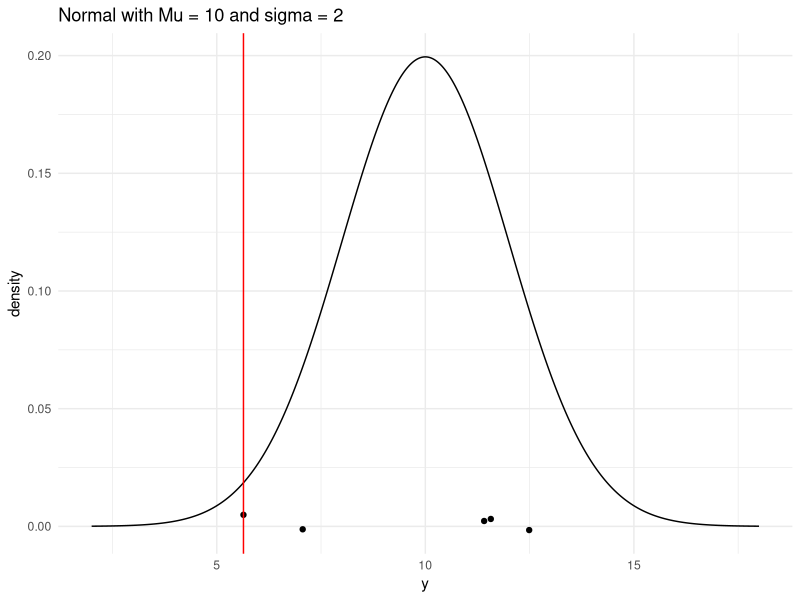
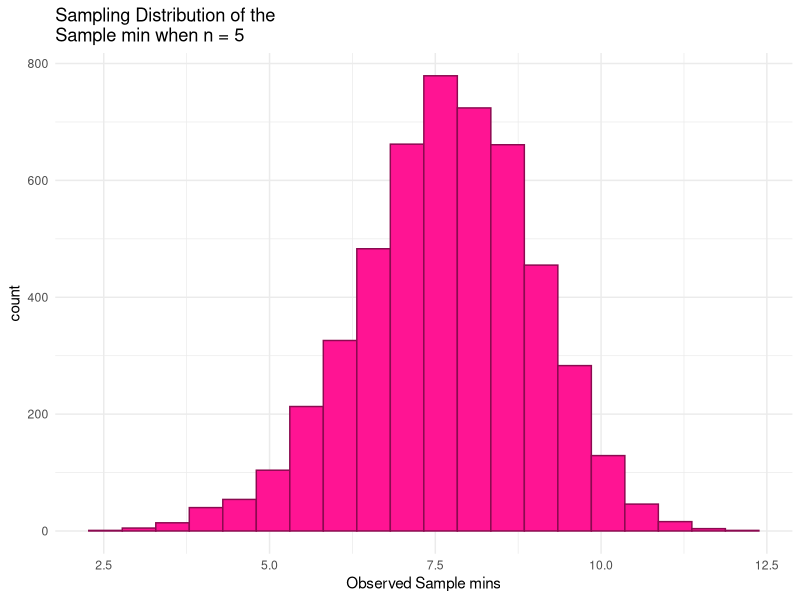
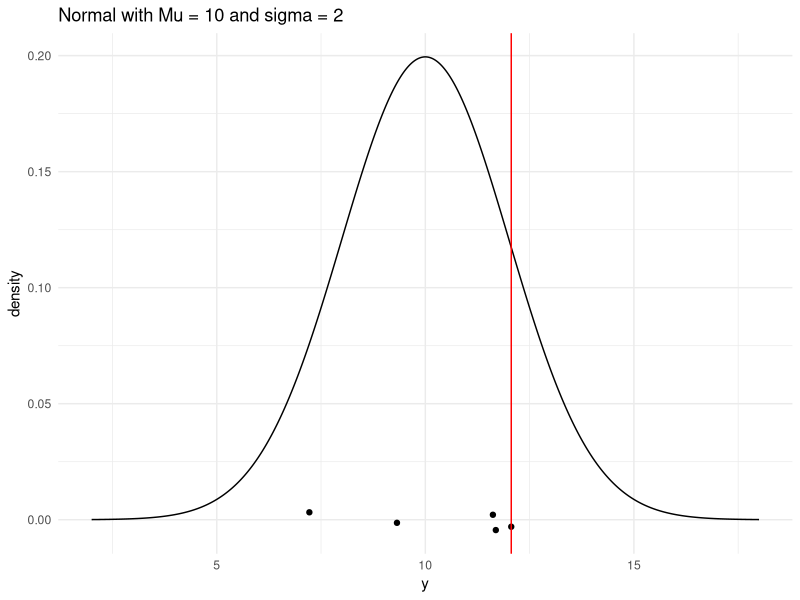
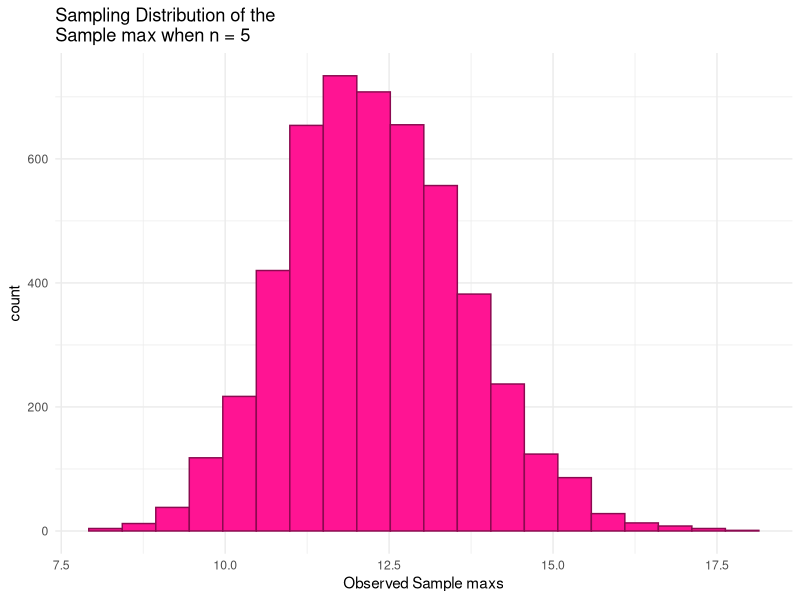
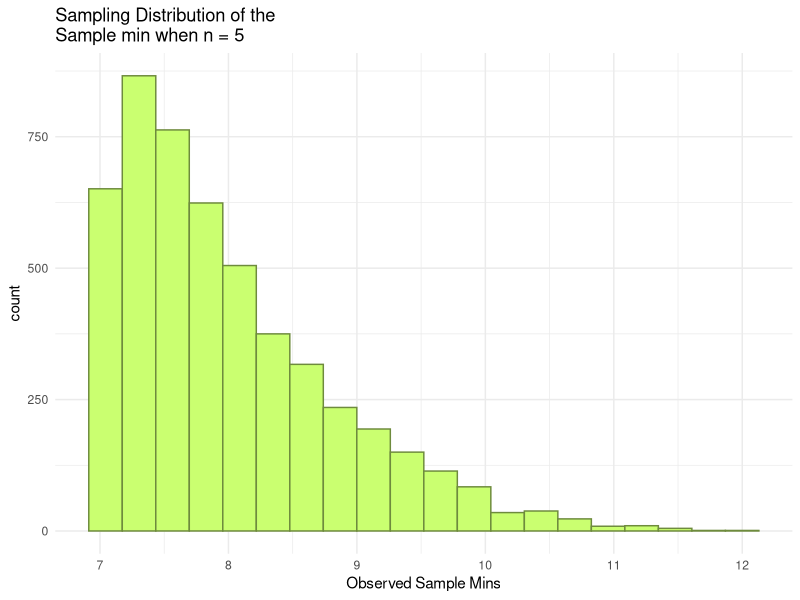
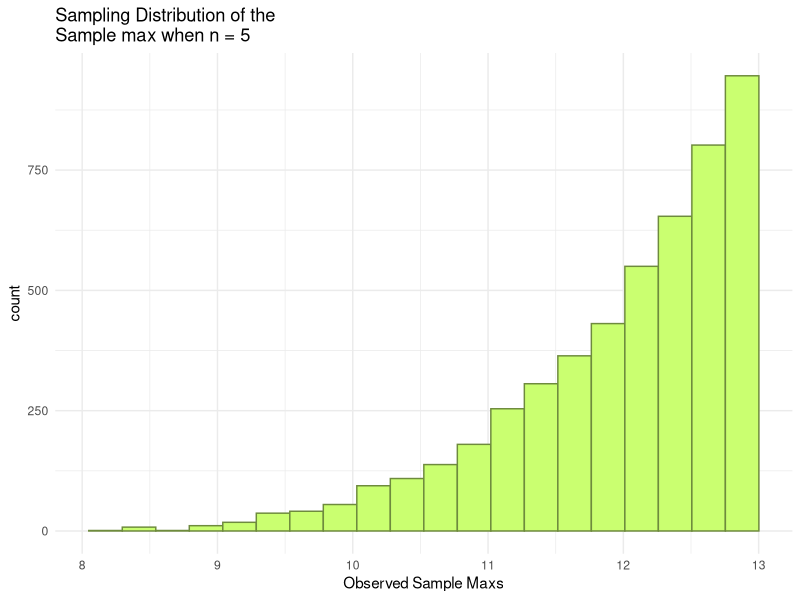
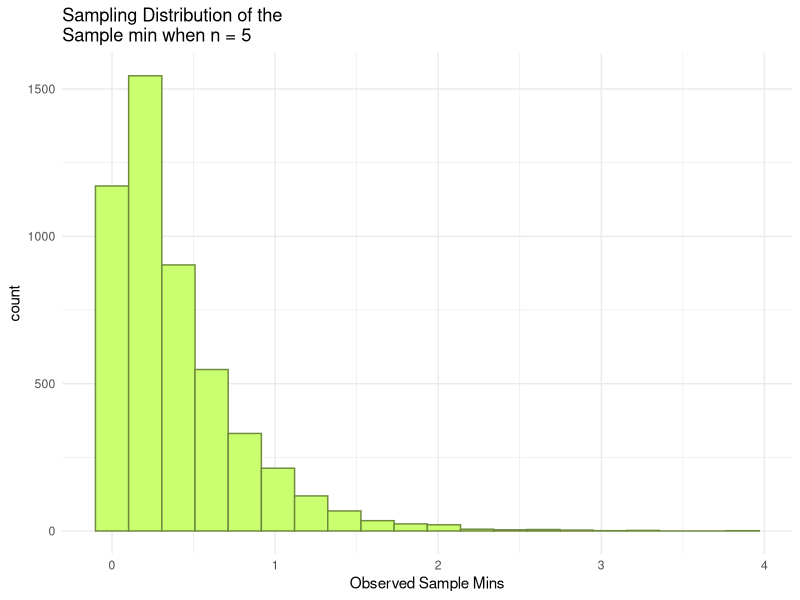
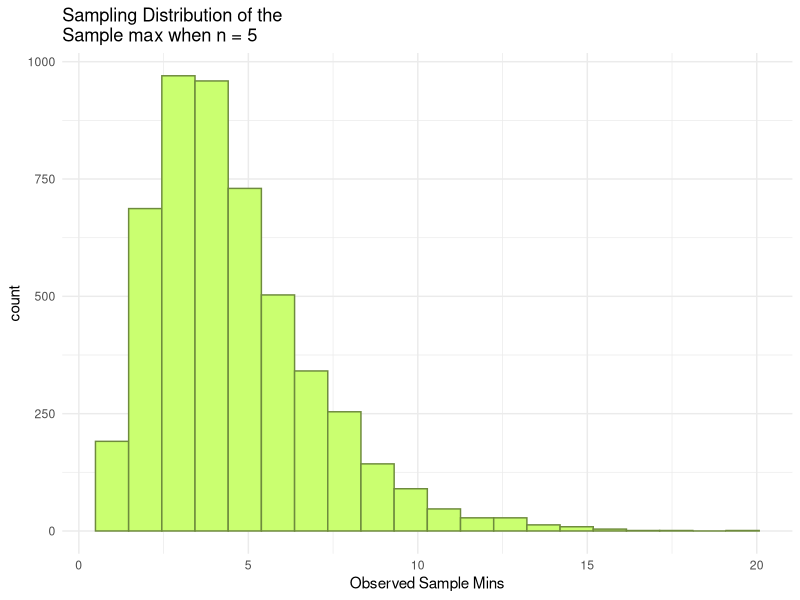

Recreate these plots in R, in order.
## ---- chunk 1
library(tidyverse)
## ---- chunk 2
n <- 5       # sample size
mu <- 10     # population mean
sigma <- 2   # population standard deviation

# generate a random sample of n observations from a normal population
norm_single_sample <- rnorm(n, mu, sigma) |> round(2)
# look at the sample
norm_single_sample 

# compute the sample min
norm_sample_min <- min(norm_single_sample)
# look at the sample min
norm_sample_min   

# generate a range of values that span the population
plot_df <- tibble(xvals = seq(mu - 4 * sigma, mu + 4 * sigma, length.out = 500)) |>
  mutate(xvals_density = dnorm(xvals, mu, sigma))

## plot the population model density curve
ggplot(data = plot_df, aes(x = xvals, y = xvals_density)) +
  geom_line() +
  theme_minimal() +
  ## add the sample points from your sample
  geom_jitter(data = tibble(norm_single_sample), aes(x = norm_single_sample, y = 0),
              width = 0, height = 0.005) +
  ## add a line for the sample min
  geom_vline(xintercept = norm_sample_min, colour = "red") +
  labs(x = "y", y = "density",
       title = "Normal with Mu = 10 and sigma = 2")
## ---- chunk 3
n <- 5            # sample size
mu <- 10          # population mean
sigma <- 2        # population standard deviation

generate_samp_min <- function(mu, sigma, n) {
  
  norm_single_sample <- rnorm(n, mu, sigma)
  norm_sample_min <- min(norm_single_sample)
  
  return(norm_sample_min)
}

## test function once:
generate_samp_min(mu = mu, sigma = sigma, n = n)

nsim <- 5000      # number of simulations

## code to map through the function. 
## the \(i) syntax says to just repeat the generate_samp_min function
## nsim times
norm_mins <- map_dbl(1:nsim, \(i) generate_samp_min(mu = mu, sigma = sigma, n = n))

## print some of the 5000 mins
## each number represents the sample min from __one__ sample.
norm_mins_df <- tibble(norm_mins)
norm_mins_df

ggplot(data = norm_mins_df, aes(x = norm_mins)) +
  geom_histogram(colour = "deeppink4", fill = "deeppink1", bins = 20) +
  theme_minimal() +
  labs(x = "Observed Sample mins",
       title = paste("Sampling Distribution of the \nSample min when n =", n))

norm_mins_df |>
  summarise(mean_samp_dist = mean(norm_mins),
            var_samp_dist = var(norm_mins),
            sd_samp_dist = sd(norm_mins))
## ---- chunk 4
n <- 5       # sample size
mu <- 10     # population mean
sigma <- 2   # population standard deviation

# generate a random sample of n observations from a normal population
single_sample <- rnorm(n, mu, sigma) |> round(2)
# look at the sample
single_sample 

# compute the sample min
sample_max <- max(single_sample)
# look at the sample min
sample_max   

# generate a range of values that span the population
plot_df <- tibble(xvals = seq(mu - 4 * sigma, mu + 4 * sigma, length.out = 500)) |>
  mutate(xvals_density = dnorm(xvals, mu, sigma))

## plot the population model density curve
ggplot(data = plot_df, aes(x = xvals, y = xvals_density)) +
  geom_line() +
  theme_minimal() +
  ## add the sample points from your sample
  geom_jitter(data = tibble(single_sample), aes(x = single_sample, y = 0),
              width = 0, height = 0.005) +
  ## add a line for the sample min
  geom_vline(xintercept = sample_max, colour = "red") +
  labs(x = "y", y = "density",
       title = "Normal with Mu = 10 and sigma = 2")
## ---- chunk 5
n <- 5           # sample size
mu <- 10          # population mean
sigma <- 2        # population standard deviation

generate_samp_max <- function(mu, sigma, n) {
  
  single_sample <- rnorm(n, mu, sigma)
  sample_max <- max(single_sample)
  
  return(sample_max)
}

## test function once:
generate_samp_max(mu = mu, sigma = sigma, n = n)

nsim <- 5000      # number of simulations

## code to map through the function. 
## the \(i) syntax says to just repeat the generate_samp_min function
## nsim times
maxs <- map_dbl(1:nsim, \(i) generate_samp_max(mu = mu, sigma = sigma, n = n))

## print some of the 5000 mins
## each number represents the sample min from __one__ sample.
norm_maxs_df <- tibble(maxs)
norm_maxs_df

ggplot(data = norm_maxs_df, aes(x = maxs)) +
  geom_histogram(colour = "deeppink4", fill = "deeppink1", bins = 20) +
  theme_minimal() +
  labs(x = "Observed Sample maxs",
       title = paste("Sampling Distribution of the \nSample max when n =", n))

norm_maxs_df |>
  summarise(mean_samp_dist = mean(maxs),
            var_samp_dist = var(maxs),
            sd_samp_dist = sd(maxs))

## ---- chunk 6
n <- 5       # sample size
theta1 <- 7
theta2 <- 13
mu <- (theta1+theta2)/2   # population mean
sigma <- sqrt(((theta1+theta2)^2)/12 ) # population standard deviation

generate_unif_min <- function(theta1,theta2, n) {
  
  unif_single_sample <- runif(n, theta1,theta2)
  unif_sample_min <- min(unif_single_sample)
  
  return(unif_sample_min)
}

## test function once:
generate_unif_min(theta1 = theta1, theta2=theta2, n = n)
#> [1] 3.915946

nsim <- 5000      # number of simulations

unif_mins <- map_dbl(1:nsim, \(i) generate_unif_min(theta1 = theta1, theta2=theta2, n = n))

## print some of the 5000 means
## each number represents the sample mean from __one__ sample.
unif_mins_df <- tibble(unif_mins)
unif_mins_df

ggplot(data = unif_mins_df, aes(x = unif_mins)) +
  geom_histogram(colour = "darkolivegreen4", fill = "darkolivegreen1", bins = 20) +
  theme_minimal() +
  labs(x = "Observed Sample Mins",
       title = paste("Sampling Distribution of the \nSample min when n =", n))
## ---- chunk 7
unif_mins_df |>
  summarise(mean_samp_dist = mean(unif_mins),
            var_samp_dist = var(unif_mins),
            sd_samp_dist = sd(unif_mins))
## ---- chunk 8
n <- 5       # sample size
theta1 <- 7
theta2 <- 13
mu <- (theta1+theta2)/2   # population mean
sigma <- sqrt(((theta1+theta2)^2)/12 ) # population standard deviation

generate_unif_max <- function(theta1,theta2, n) {
  
  unif_single_sample <- runif(n, theta1,theta2)
  unif_sample_max <- max(unif_single_sample)
  
  return(unif_sample_max)
}

## test function once:
generate_unif_max(theta1 = theta1, theta2=theta2, n = n)
#> [1] 3.915946

nsim <- 5000      # number of simulations

unif_maxs <- map_dbl(1:nsim, \(i) generate_unif_max(theta1 = theta1, theta2=theta2, n = n))

## print some of the 5000 means
## each number represents the sample mean from __one__ sample.
unif_maxs_df <- tibble(unif_maxs)
unif_maxs_df

ggplot(data = unif_maxs_df, aes(x = unif_maxs)) +
  geom_histogram(colour = "darkolivegreen4", fill = "darkolivegreen1", bins = 20) +
  theme_minimal() +
  labs(x = "Observed Sample Maxs",
       title = paste("Sampling Distribution of the \nSample max when n =", n))

unif_maxs_df |>
  summarise(mean_samp_dist = mean(unif_maxs),
            var_samp_dist = var(unif_maxs),
            sd_samp_dist = sd(unif_maxs))

## ---- chunk 9
n <- 5       # sample size
lambda <- .5
mu <- 1 / lambda   # population mean
sigma <- sqrt(1 / lambda ^ 2)  # population standard deviation

generate_exp_min <- function(lambda, n) {
  
  exp_single_sample <- rexp(n, lambda)
  exp_sample_min <- min(exp_single_sample)
  
  return(exp_sample_min)
}

## test function once:
generate_exp_min(lambda = lambda, n = n)
#> [1] 3.915946

nsim <- 5000      # number of simulations

exp_mins <- map_dbl(1:nsim, \(i) generate_exp_min(lambda = lambda, n = n))

## print some of the 5000 means
## each number represents the sample mean from __one__ sample.
exp_mins_df <- tibble(exp_mins)
exp_mins_df

ggplot(data = exp_mins_df, aes(x = exp_mins)) +
  geom_histogram(colour = "darkolivegreen4", fill = "darkolivegreen1", bins = 20) +
  theme_minimal() +
  labs(x = "Observed Sample Mins",
       title = paste("Sampling Distribution of the \nSample min when n =", n))
## ---- chunk 10
exp_mins_df |>
  summarise(mean_samp_dist = mean(exp_mins),
            var_samp_dist = var(exp_mins),
            sd_samp_dist = sd(exp_mins))
## ---- chunk 11
n <- 5    # sample size
lambda <- .5
mu <- 1 / lambda   # population mean
sigma <- sqrt(1 / lambda ^ 2)  # population standard deviation

generate_exp_max <- function(lambda, n) {
  
  exp_single_sample <- rexp(n, lambda)
  exp_sample_max <- max(exp_single_sample)
  
  return(exp_sample_max)
}

## test function once:
generate_exp_max(lambda = lambda, n = n)
#> [1] 3.915946

nsim <- 5000      # number of simulations

exp_maxs <- map_dbl(1:nsim, \(i) generate_exp_max(lambda = lambda, n = n))

## print some of the 5000 means
## each number represents the sample mean from __one__ sample.
exp_maxs_df <- tibble(exp_maxs)
exp_maxs_df

ggplot(data = exp_maxs_df, aes(x = exp_maxs)) +
  geom_histogram(colour = "darkolivegreen4", fill = "darkolivegreen1", bins = 20) +
  theme_minimal() +
  labs(x = "Observed Sample Mins",
       title = paste("Sampling Distribution of the \nSample max when n =", n))
## ---- chunk 12
exp_maxs_df |>
  summarise(mean_samp_dist = mean(exp_maxs),
            var_samp_dist = var(exp_maxs),
            sd_samp_dist = sd(exp_maxs))
## ---- chunk 13
n <- 5       # sample size
alpha <- 8
beta <- 2
mu <- (alpha)/(alpha+beta)  # population mean
sigma <- sqrt((alpha*beta)/(((alpha+beta)^2)*(alpha+beta+1)) ) # population standard deviation

generate_beta_min <- function(alpha,beta, n) {
  
  beta_single_sample <- rbeta(n, alpha,beta)
  beta_sample_min <- min(beta_single_sample)
  
  return(beta_sample_min)
}

## test function once:
generate_beta_min(alpha = alpha, beta=beta, n = n)
#> [1] 3.915946

nsim <- 5000      # number of simulations

beta_mins <- map_dbl(1:nsim, \(i) generate_beta_min(alpha = alpha, beta=beta, n = n))

## print some of the 5000 means
## each number represents the sample mean from __one__ sample.
beta_mins_df <- tibble(beta_mins)
beta_mins_df

ggplot(data = beta_mins_df, aes(x = beta_mins)) +
  geom_histogram(colour = "darkolivegreen4", fill = "darkolivegreen1", bins = 20) +
  theme_minimal() +
  labs(x = "Observed Sample Mins",
       title = paste("Sampling Distribution of the \nSample min when n =", n))
## ---- chunk 14
beta_mins_df |>
  summarise(mean_samp_dist = mean(beta_mins),
            var_samp_dist = var(beta_mins),
            sd_samp_dist = sd(beta_mins))
## ---- chunk 15
n <- 5       # sample size
alpha <- 8
beta <- 2
mu <- (alpha)/(alpha+beta)  # population mean
sigma <- sqrt((alpha*beta)/(((alpha+beta)^2)*(alpha+beta+1)) ) # population standard deviation

generate_beta_max <- function(alpha,beta, n) {
  
  single_sample <- rbeta(n, alpha,beta)
  sample_max <- max(single_sample)
  
  return(sample_max)
}

## test function once:
generate_beta_max(alpha = alpha, beta=beta, n = n)
#> [1] 3.915946

nsim <- 5000      # number of simulations

maxs <- map_dbl(1:nsim, \(i) generate_beta_max(alpha = alpha, beta=beta, n = n))

## print some of the 5000 means
## each number represents the sample mean from __one__ sample.
beta_maxs_df <- tibble(maxs)
beta_maxs_df

ggplot(data = beta_maxs_df, aes(x = maxs)) +
  geom_histogram(colour = "darkolivegreen4", fill = "darkolivegreen1", bins = 20) +
  theme_minimal() +
  labs(x = "Observed Sample Maxs",
       title = paste("Sampling Distribution of the \nSample max when n =", n))


beta_maxs_df |>
  summarise(mean_samp_dist = mean(maxs),
            var_samp_dist = var(maxs),
            sd_samp_dist = sd(maxs))
## ---- chunk 16
library(tidyverse)
## create population graphs


norm_df <- tibble(x = seq(3, 17, length.out = 1000),
                  dens = dnorm(x, mean = 10, sd = 2),
                  pop = "normal(10, 4)")
unif_df <- tibble(x = seq(7, 13, length.out = 1000),
                  dens = dunif(x, 7, 13),
                  pop = "uniform(7, 13)")
exp_df <- tibble(x = seq(0, 10, length.out = 1000),
                 dens = dexp(x, 0.5),
                 pop = "exp(0.5)")
beta_df <- tibble(x = seq(0, 1, length.out = 1000),
                  dens = dbeta(x, 8, 2),
                  pop = "beta(8, 2)")

pop_plot <- bind_rows(norm_df, unif_df, exp_df, beta_df) |>
  mutate(pop = fct_relevel(pop, c("normal(10, 4)", "uniform(7, 13)",
                                  "exp(0.5)", "beta(8, 2)")))


ggplot(data = pop_plot, aes(x = x, y = dens)) +
  geom_line() +
  theme_minimal() +
  facet_wrap(~ pop, nrow = 1, scales = "free") +
  labs(title = "Population Distributions for Each Simulation Setting")


## ---- chunk 17
n <- 5
## CHANGE 0 and 3 to represent where you want your graph to start and end
## on the x-axis
x <- seq(0, 18, length.out = 1000)
## CHANGE to be the pdf you calculated. Note that, as of now, 
## this is not a proper density (it does not integrate to 1).
density <- 5 * (1-exp(-(.5)*x)) ^(4) * (.5*exp(-(.5)*x))


## put into tibble and plot
samp_max_df <- tibble(x, density)
ggplot(data = samp_max_df, aes(x = x, y = density)) +
  geom_line() +
  theme_minimal()+
  labs(title= "PDF for Ymax of Exp(.5)")
## ---- chunk 18
n <- 5
## CHANGE 0 and 3 to represent where you want your graph to start and end
## on the x-axis
x <- seq(0, 5, length.out = 1000)
## CHANGE to be the pdf you calculated. Note that, as of now, 
## this is not a proper density (it does not integrate to 1).
density <- 2.5*exp(-(2.5)*x)


## put into tibble and plot
samp_min_df <- tibble(x, density)
ggplot(data = samp_min_df, aes(x = x, y = density)) +
  geom_line() +
  theme_minimal() +
  labs(title= "PDF for Ymin of Exp(.5)")
  
